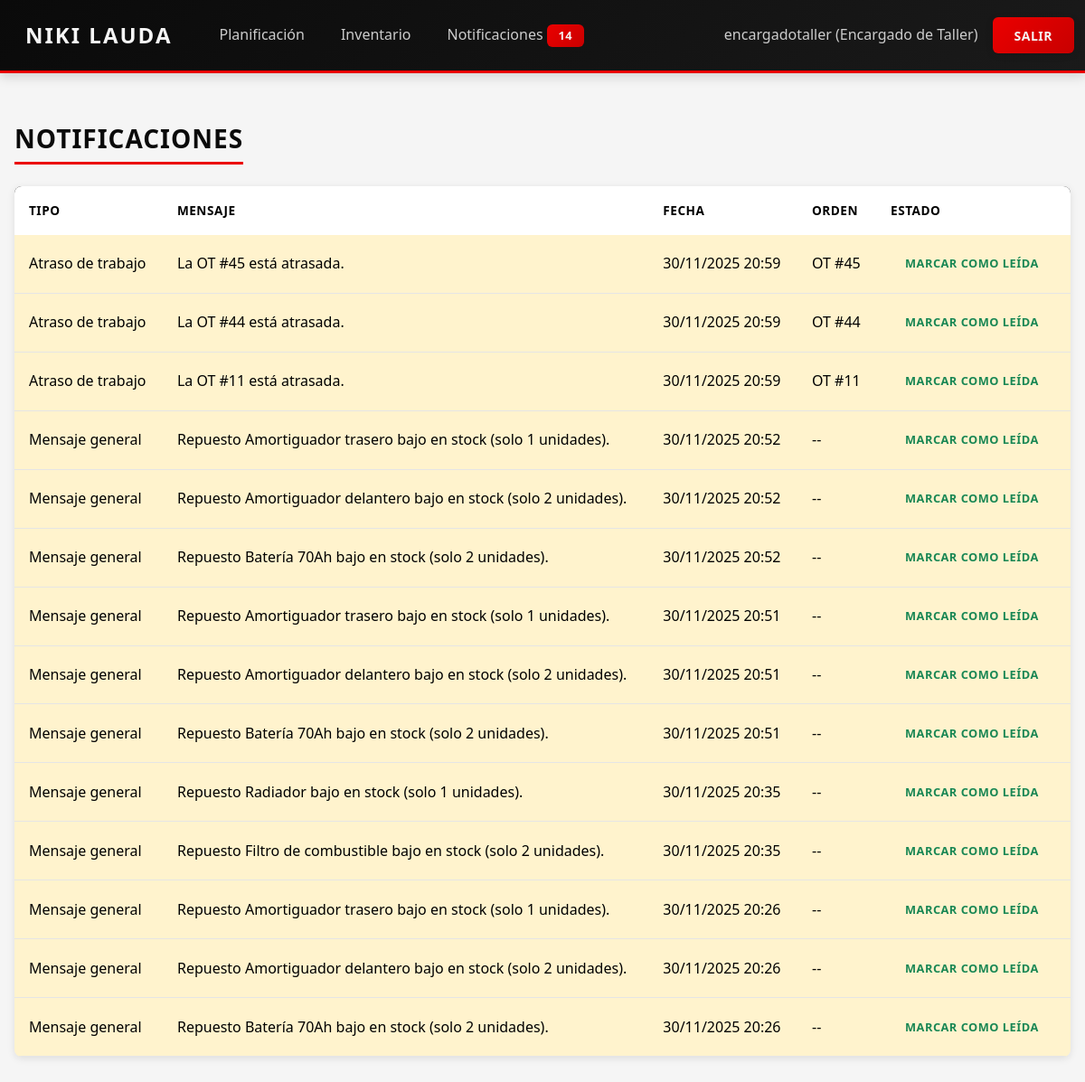
Page /notificaciones/ (signed in) on the earlier database version.
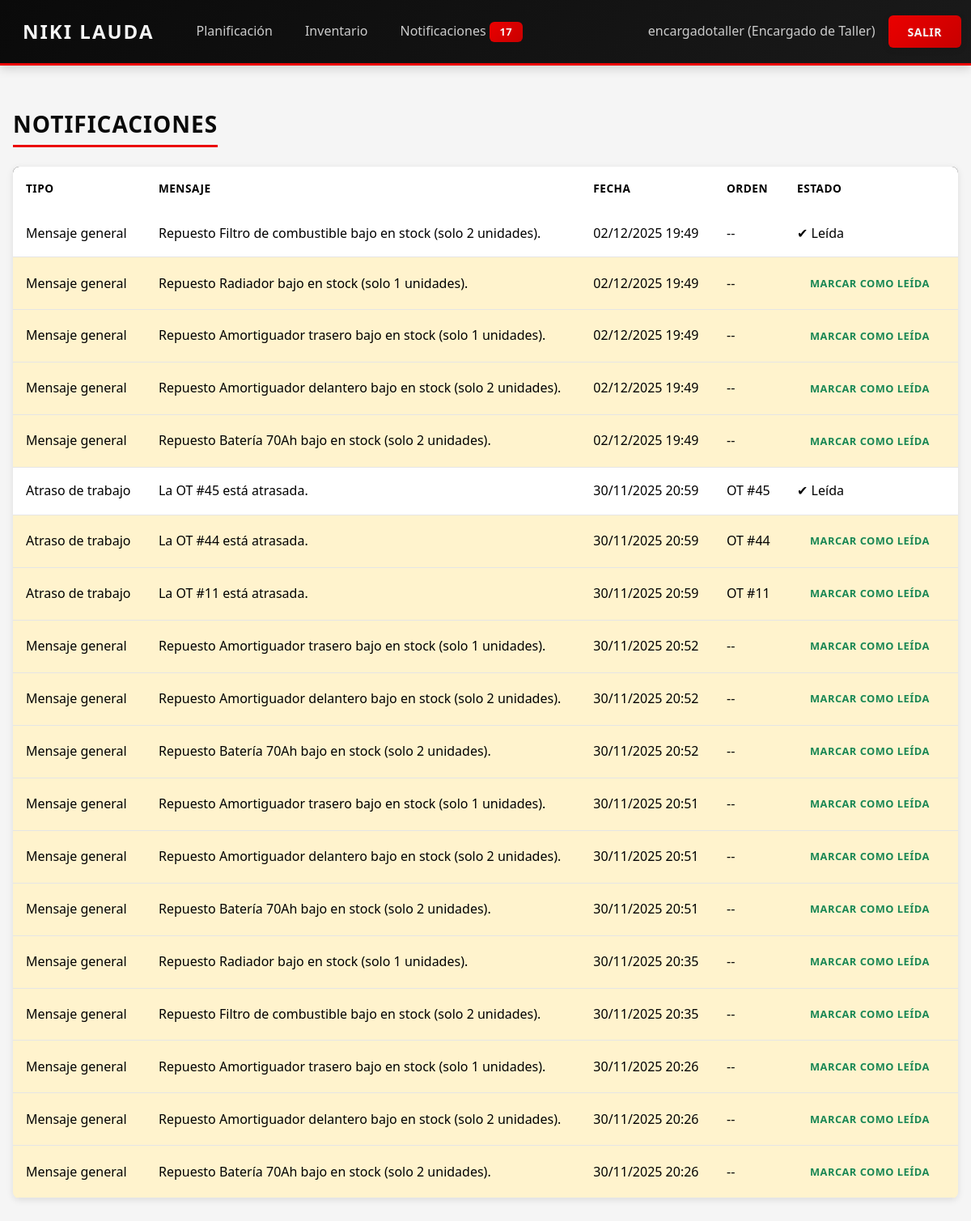
Same page on the later database version.
### core/models.py (models this page shows, shortened)
class PerfilUsuario(models.Model):
    usuario = models.OneToOneField(settings.AUTH_USER_MODEL, on_delete=models.CASCADE)
    rol = models.CharField(max_length=30, choices=RolUsuario.choices)

class Notificacion(models.Model):
    tipo = models.CharField(max_length=30, choices=TipoNotificacion.choices)
    orden = models.ForeignKey(
        OrdenTrabajo,
        on_delete=models.CASCADE,
        related_name="notificaciones",
        null=True,
        blank=True,
        help_text="Puede ser None para notificaciones generales (ej: stock bajo)"
    )
    emisor = models.ForeignKey(
        PerfilUsuario,
        on_delete=models.SET_NULL,
        null=True,
        related_name="notificaciones_enviadas",
        blank=True,
    )
    receptor = models.ForeignKey(
        PerfilUsuario,
        on_delete=models.SET_NULL,
        null=True,
        related_name="notificaciones_recibidas",
        blank=True,
    )
    mensaje = models.TextField()
    creada_en = models.DateTimeField(auto_now_add=True)
    leida = models.BooleanField(default=False)

class OrdenTrabajo(models.Model):
    PRIORIDAD_CHOICES = [
        ("BAJA", "Baja"),
        ("MEDIA", "Media"),
        ("ALTA", "Alta"),
    ]
    cliente = models.ForeignKey(Cliente, on_delete=models.PROTECT)
    vehiculo = models.ForeignKey(Vehiculo, on_delete=models.PROTECT)
    mecanico = models.ForeignKey(Mecanico, on_delete=models.SET_NULL, null=True, blank=True)
    zona_trabajo = models.ForeignKey(ZonaTrabajo, on_delete=models.SET_NULL, null=True, blank=True)
    fecha_ingreso = models.DateField()
    fecha_estimada_entrega = models.DateField(blank=True, null=True)
    fecha_entrega_real = models.DateField(blank=True, null=True)
    motivo_ingreso = models.CharField(max_length=200)
    descripcion_problema = models.TextField()
    observaciones_iniciales = models.TextField(blank=True, null=True)
    estado = models.ForeignKey(EstadoOT, on_delete=models.PROTECT)
    prioridad = models.CharField(max_length=10, choices=PRIORIDAD_CHOICES, default="MEDIA")
    en_lista_espera = models.BooleanField(
        default=False,
        help_text="True si la OT está en lista de espera (RF11)."
    )
    creado_en = models.DateTimeField(auto_now_add=True)
    actualizado_en = models.DateTimeField(auto_now=True)

### core/views.py (the view)
# urls.py: path("notificaciones/", views.notificaciones, name="notificaciones"),
@login_required
@requiere_perfil_usuario
def notificaciones(request):
    perfil = request.user.perfilusuario
    lista = Notificacion.objects.filter(
        receptor=perfil
    ).order_by("-creada_en")
    return render(request, "core/notificaciones/lista.html", {
        "notificaciones": lista
    })

### core/context_processors.py (called while the page is built)
def notificaciones(request):
    context = {
        'notif_no_leidas': 0,
    }
    if request.user.is_authenticated:
        try:
            perfil = request.user.perfilusuario
            context['notif_no_leidas'] = perfil.notificaciones_recibidas.filter(leida=False).count()
        except (PerfilUsuario.DoesNotExist, AttributeError):
            pass
    return context

### core/templates/core/notificaciones/lista.html
{% extends "core/base.html" %}
{% block content %}
<h3>Notificaciones</h3>
<table class="table table-hover">
    <thead>
        <tr>
            <th>Tipo</th>
            <th>Mensaje</th>
            <th>Fecha</th>
            <th>Orden</th>
            <th>Estado</th>
        </tr>
    </thead>
    <tbody>
        {% for n in notificaciones %}
        <tr class="{% if not n.leida %}table-warning{% endif %}">
            <td>{{ n.get_tipo_display }}</td>
            <td>{{ n.mensaje }}</td>
            <td>{{ n.creada_en|date:"d/m/Y H:i" }}</td>
            <td>
                {% if n.orden %}
                    OT #{{ n.orden.id }}
                {% else %}
                    --
                {% endif %}
            </td>
            <td>
                {% if n.leida %}
                    ✔ Leída
                {% else %}
                    <a href="{% url 'notificacion_leida' n.id %}"
                       class="btn btn-sm btn-outline-success">
                        Marcar como leída
                    </a>
                {% endif %}
            </td>
        </tr>
        {% empty %}
        <tr><td colspan="5" class="text-center">No tienes notificaciones.</td></tr>
        {% endfor %}
    </tbody>
</table>
{% endblock %}

### core/templates/core/base.html (shortened to what this page needs)
<!DOCTYPE html>
<html lang="es">
<head>
    <link rel="stylesheet" href="https://cdn.jsdelivr.net/npm/bootstrap@5.3.2/dist/css/bootstrap.min.css">
    {% load static %}
    <link rel="stylesheet" href="{% static 'core/style.css' %}">
</head>
<body>
    {% include "core/navbar.html" %}
    <div class="container mt-4">
        {% block content %}
        {% endblock %}
    </div>
</body>
</html>

### core/templates/core/navbar.html (shortened to what this page needs)
<nav class="navbar navbar-expand-lg navbar-dark bg-dark">
    <div class="container-fluid">
        <a class="navbar-brand" href="{% url 'dashboard' %}">Niki Lauda</a>
        <ul class="navbar-nav me-auto">
            {% if user.is_authenticated and user.perfilusuario %}
                {% if user.perfilusuario.rol == "ENCARGADO_TALLER" %}
                    <li class="nav-item">
                        <a class="nav-link" href="{% url 'planificacion' %}">Planificación</a>
                    </li>
                    <li class="nav-item">
                        <a class="nav-link" href="{% url 'inventario' %}">Inventario</a>
                    </li>
                {% endif %}
                <li class="nav-item">
                    <a class="nav-link" href="{% url 'notificaciones' %}">
                        Notificaciones
                        {% if notif_no_leidas > 0 %}
                            <span class="badge bg-danger">{{ notif_no_leidas }}</span>
                        {% endif %}
                    </a>
                </li>
            {% endif %}
        </ul>
        {% if user.is_authenticated %}
            <span class="navbar-text text-white me-3">
                {{ user.username }}{% if user.perfilusuario %} ({{ user.perfilusuario.get_rol_display }}){% endif %}
            </span>
            <a class="btn btn-danger" href="{% url 'logout' %}">Salir</a>
        {% else %}
            <a class="btn btn-primary" href="{% url 'login' %}">Iniciar Sesión</a>
            <a class="btn btn-outline-light ms-2" href="{% url 'registro' %}">Registrarse</a>
        {% endif %}
    </div>
</nav>

### core/static/core/style.css (style rules this page uses)
:root { --color-negro: #0A0A0A; --color-rojo: #EB0000; --color-blanco: #F5F5F5; --color-gris: #CCCCCC; --color-gris-oscuro: #333333; --color-gris-claro: #E5E5E5; --sombra-suave: 0 2px 8px rgba(0, 0, 0, 0.1); --sombra-media: 0 4px 12px rgba(0, 0, 0, 0.15); --sombra-fuerte: 0 6px 20px rgba(235, 0, 0, 0.2); --transicion: none; }
* { margin: 0; padding: 0; box-sizing: border-box; }
body { font-family: 'Segoe UI', Tahoma, Geneva, Verdana, sans-serif; background-color: var(--color-blanco); color: var(--color-negro); line-height: 1.6; min-height: 100vh; }
.navbar { background: linear-gradient(135deg, var(--color-negro) 0%, #1a1a1a 100%) !important; border-bottom: 3px solid var(--color-rojo); box-shadow: var(--sombra-media); padding: 0.75rem 0; }
.navbar-brand { font-weight: 700; font-size: 1.5rem; color: var(--color-blanco) !important; text-transform: uppercase; letter-spacing: 2px; padding: 0.5rem 1rem; }
.nav-link { color: var(--color-gris) !important; font-weight: 500; padding: 0.5rem 1rem !important; border-radius: 4px; margin: 0 0.25rem; }
.navbar-text { color: var(--color-gris) !important; font-weight: 500; }
.badge { background-color: var(--color-rojo) !important; color: var(--color-blanco) !important; padding: 0.25rem 0.5rem; border-radius: 12px; font-size: 0.75rem; font-weight: 600; }
.btn { border-radius: 6px; font-weight: 600; padding: 0.6rem 1.5rem; border: none; text-transform: uppercase; letter-spacing: 0.5px; font-size: 0.875rem; }
.btn-danger { background: linear-gradient(135deg, var(--color-rojo) 0%, #c80000 100%); color: var(--color-blanco); box-shadow: var(--sombra-suave); }
.btn-sm { padding: 0.4rem 1rem; font-size: 0.8rem; }
.table { background: var(--color-blanco); border-radius: 8px; overflow: hidden; box-shadow: var(--sombra-suave); }
.table thead { background: linear-gradient(135deg, var(--color-negro) 0%, #1a1a1a 100%); color: var(--color-blanco); }
.table thead th { border: none; padding: 1rem; font-weight: 600; text-transform: uppercase; letter-spacing: 0.5px; font-size: 0.85rem; }
.table tbody tr { border-bottom: 1px solid var(--color-gris-claro); }
.table tbody td { padding: 1rem; vertical-align: middle; }
.table-warning { background-color: rgba(255, 193, 7, 0.1) !important; }
h3 { color: var(--color-negro); font-weight: 700; margin-bottom: 1.5rem; text-transform: uppercase; letter-spacing: 1px; border-bottom: 3px solid var(--color-rojo); padding-bottom: 0.5rem; display: inline-block; }
.badge { padding: 0.4rem 0.8rem; border-radius: 6px; font-weight: 600; font-size: 0.8rem; text-transform: uppercase; letter-spacing: 0.5px; }
.bg-danger { background: linear-gradient(135deg, var(--color-rojo) 0%, #c80000 100%) !important; }
.me-3 { margin-right: 1rem !important; }
a { color: var(--color-rojo); text-decoration: none; }
.container { max-width: 1200px; }
.container.mt-4 { padding: 2rem 1rem; }

Differences in the rows shown:
added Notificacion: tipo "Mensaje general", mensaje "Repuesto Filtro de combustible bajo en stock (solo 2 unidades).", creada_en "02/12/2025 19:49", leida "✔ Leída"
added Notificacion: tipo "Mensaje general", mensaje "Repuesto Radiador bajo en stock (solo 1 unidades).", creada_en "02/12/2025 19:49", leida "MARCAR COMO LEÍDA"
added Notificacion: tipo "Mensaje general", mensaje "Repuesto Amortiguador trasero bajo en stock (solo 1 unidades).", creada_en "02/12/2025 19:49", leida "MARCAR COMO LEÍDA"
added Notificacion: tipo "Mensaje general", mensaje "Repuesto Amortiguador delantero bajo en stock (solo 2 unidades).", creada_en "02/12/2025 19:49", leida "MARCAR COMO LEÍDA"
added Notificacion: tipo "Mensaje general", mensaje "Repuesto Batería 70Ah bajo en stock (solo 2 unidades).", creada_en "02/12/2025 19:49", leida "MARCAR COMO LEÍDA"
changed Notificacion "La OT #45 está atrasada.": leida "MARCAR COMO LEÍDA" → "✔ Leída"
Other differences:
{{ notif_no_leidas }}: "14" → "17"
